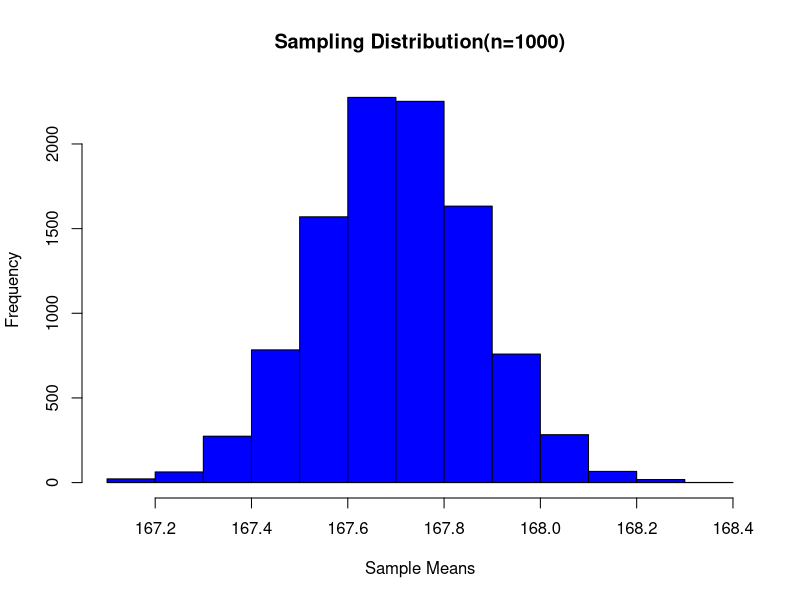

The R script that drew this image:
setwd("/Users/lijiayi/Desktop/Baseline/Y2S2/APH101/lab/lab5/Results")
#################  random sampling
# define number of samples in population
n<-10000 

# create empty vector of length n
sample_means = rep(NA, n)

# fill empty_vector with means
for(i in 1: n){
  sample_means[i] = mean(rnorm(1000, mean=167.7, sd=5.3))
}
head(sample_means)

# create histogram to visualize
hist(sample_means, main="Sampling Distribution(n=1000)",
     xlab="Sample Means", ylab="Frequency", col="blue")

# To cross check find mean and sd of sample
mean(sample_means)

sd(sample_means)

# To find probability
sum(sample_means >= 10)/length(sample_means)

